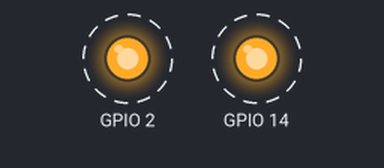
Bench run of a program on a simulated ESP32. On the bench: output pins drawn as LEDs (lit = HIGH). Dashed ring = blinking. What the program prints to the serial monitor is not drawn.

Above: at 0.1 s.
Timing chart, 0 to 3.0 s (numbered marks = the images above):
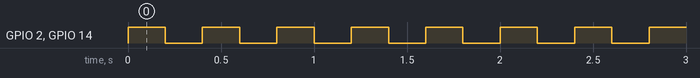

Measured:
- by itself, GPIO 2, GPIO 14: alternates HIGH for 0.20 s and LOW for 0.20 s

The program:

main.cpp
```cpp
/***************************************************************
 *  Example for checking task memory consumption - High Water Mark
 *  By: Mateus Sousa
***************************************************************/

/*Arduino Library*/
#include <Arduino.h>

/*FreeRTOS Libraries*/
#include "freertos/FreeRTOS.h"
#include "freertos/task.h"

/*Pin Mapping*/
#define LED1  2
#define LED2  14

/*Auxiliar values*/
int valor = 500;

/*Variables for storing task Handles*/
TaskHandle_t task1Handle = NULL;
TaskHandle_t task2Handle = NULL;
TaskHandle_t task3Handle = NULL;

/*Tasks prototypes*/
void vTaskBlink(void *pvParameters);
void vTask2(void *pvParameters);

/*Setup function*/
void setup(){
  Serial.begin(9600);

  /*Tasks creations on different cores*/
  xTaskCreatePinnedToCore(vTaskBlink,"TASK1",configMINIMAL_STACK_SIZE,(void*)LED1,1,&task1Handle,APP_CPU_NUM);
  xTaskCreatePinnedToCore(vTask2,"TASK2",configMINIMAL_STACK_SIZE+1024,(void*)valor,2,&task2Handle,PRO_CPU_NUM);
  xTaskCreatePinnedToCore(vTaskBlink,"TASK3",configMINIMAL_STACK_SIZE,(void*)LED2,1,&task3Handle,APP_CPU_NUM);

}
/*função loop*/
void loop(){
  vTaskDelay(3000); // Releases the CPU for 3 sec
}

void vTaskBlink(void *pvParameters){
    UBaseType_t uxHighWaterMark;
    int pin = (int)pvParameters;
    pinMode(pin, OUTPUT);

    while (1){
      digitalWrite(pin, !digitalRead(pin));
      vTaskDelay(pdMS_TO_TICKS(200));

      uxHighWaterMark = uxTaskGetStackHighWaterMark(NULL);
      Serial.print(pcTaskGetTaskName(NULL));
      Serial.print(" : ");
      Serial.println(uxHighWaterMark); // How much space of memory is available in bytes

    }
}

void vTask2(void *pvParameters){
  UBaseType_t uxHighWaterMark;
  int cont = (int)pvParameters;

  while(1){
    Serial.println("Task 2: " + String(cont++));
    vTaskDelay(pdMS_TO_TICKS(1000));
    uxHighWaterMark = uxTaskGetStackHighWaterMark(NULL);
    Serial.print(pcTaskGetTaskName(NULL));
    Serial.print(" : ");
    Serial.println(uxHighWaterMark); // How much space of memory is available in bytes
  }
}
```
